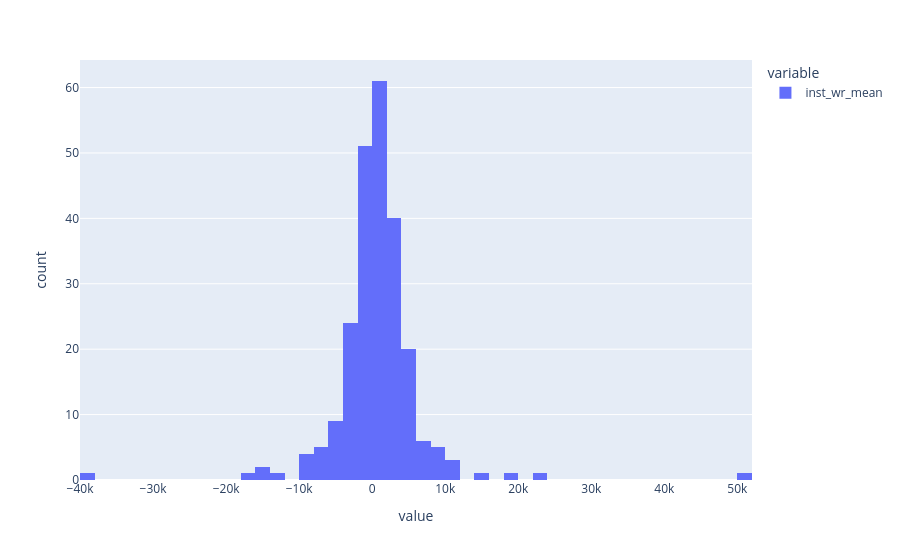

Notebook code for this chart:
### Code cell
import plotly.express as px
px.histogram(inst_model_df[targ])

### Figure 1 — Plotly figure (JSON) as saved in the notebook; plotly's stock layout.template omitted (floating-point values rounded to 4 significant figures; data arrays with more than 128 entries replaced by an {"elided": "..."} marker saying what was removed)
{"data": [{"bingroup": "x", "hovertemplate": "variable=inst_wr_mean<br>value=%{x}<br>count=%{y}<extra></extra>", "legendgroup": "inst_wr_mean", "marker": {"color": "#636efa", "pattern": {"shape": ""}}, "name": "inst_wr_mean", "orientation": "v", "showlegend": true, "type": "histogram", "x": {"elided": "237 float values"}, "xaxis": "x", "yaxis": "y"}], "layout": {"barmode": "relative", "legend": {"title": {"text": "variable"}, "tracegroupgap": 0}, "margin": {"t": 60}, "xaxis": {"anchor": "y", "domain": [0, 1], "title": {"text": "value"}}, "yaxis": {"anchor": "x", "domain": [0, 1], "title": {"text": "count"}}}}
